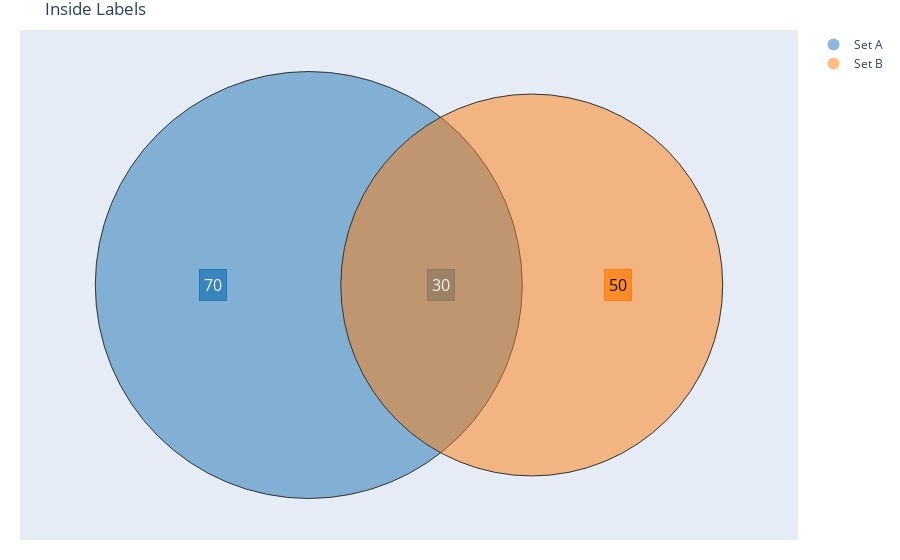
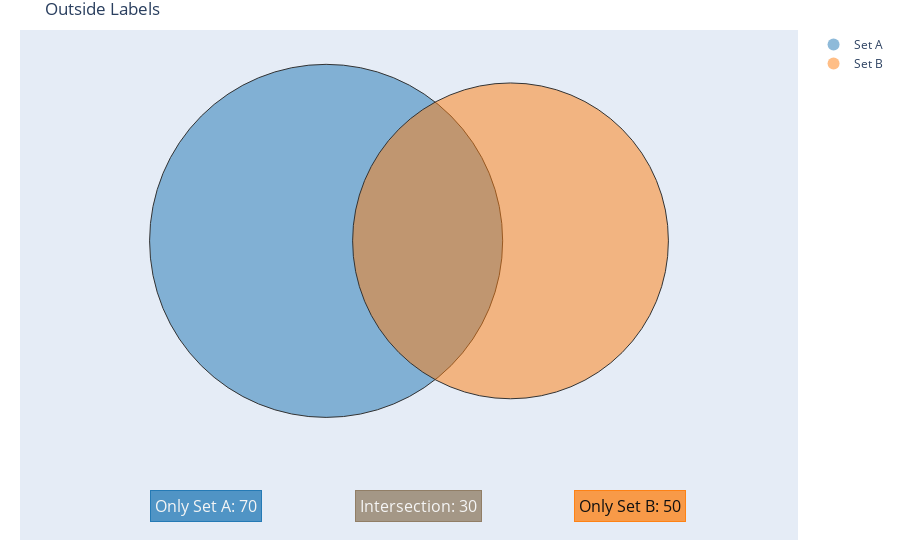
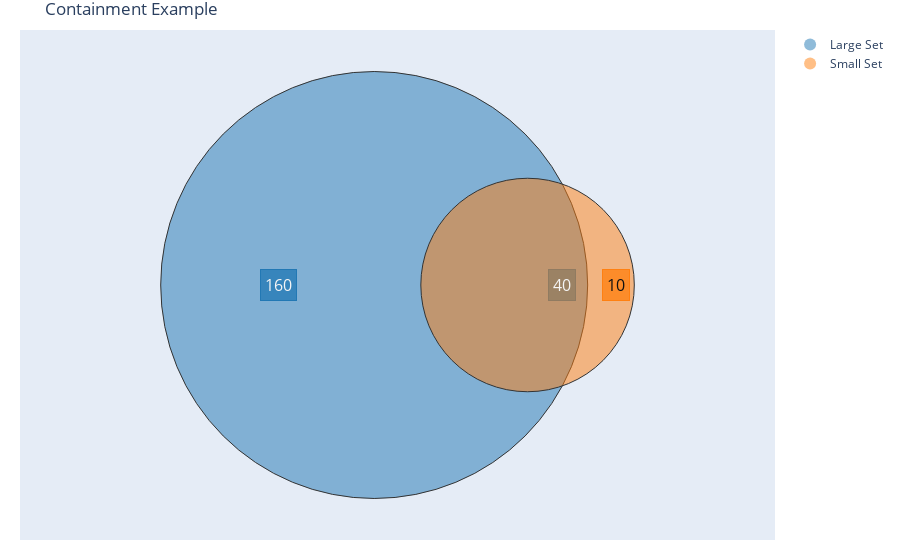

Notebook code for these charts, in order:
### Code cell
# Test different configurations
fig1 = venn(100, 80, 30, labels=("Set A", "Set B"), title="Inside Labels")
fig1.show()

fig2 = venn(100, 80, 30, labels=("Set A", "Set B"), title="Outside Labels", inside=False)
fig2.show()

fig3 = venn(200, 50, 40, labels=("Large Set", "Small Set"), title="Containment Example")
fig3.show()

### Figure 1 — Plotly figure (JSON) as saved in the notebook; plotly's stock layout.template omitted (floating-point values rounded to 4 significant figures)
{"data": [{"marker": {"color": "rgba(31,119,180,0.500)", "size": 12}, "mode": "markers", "name": "Set A", "showlegend": true, "type": "scatter", "x": [null], "y": [null]}, {"marker": {"color": "rgba(255,127,14,0.500)", "size": 12}, "mode": "markers", "name": "Set B", "showlegend": true, "type": "scatter", "x": [null], "y": [null]}], "layout": {"annotations": [{"align": "center", "bgcolor": "rgba(31,119,180,0.750)", "bordercolor": "rgba(31,119,180,0.950)", "borderpad": 4, "borderwidth": 1, "font": {"color": "#f5f5f5", "size": 16}, "name": "only_a", "showarrow": false, "text": "70", "x": -1.75, "xanchor": "center", "y": 0, "yanchor": "middle"}, {"align": "center", "bgcolor": "rgba(143,123,97,0.750)", "bordercolor": "rgba(143,123,97,0.950)", "borderpad": 4, "borderwidth": 1, "font": {"color": "#f5f5f5", "size": 16}, "name": "both", "showarrow": false, "text": "30", "x": 0.1723, "xanchor": "center", "y": 0, "yanchor": "middle"}, {"align": "center", "bgcolor": "rgba(255,127,14,0.750)", "bordercolor": "rgba(255,127,14,0.950)", "borderpad": 4, "borderwidth": 1, "font": {"color": "#111", "size": 16}, "name": "only_b", "showarrow": false, "text": "50", "x": 1.665, "xanchor": "center", "y": 0, "yanchor": "middle"}], "margin": {"b": 20, "l": 20, "r": 20, "t": 30}, "shapes": [{"fillcolor": "rgba(31,119,180,0.500)", "line": {"color": "#333", "width": 1}, "type": "circle", "x0": -2.74, "x1": 0.86, "xref": "x", "y0": -1.8, "y1": 1.8, "yref": "y"}, {"fillcolor": "rgba(255,127,14,0.500)", "line": {"color": "#333", "width": 1}, "type": "circle", "x0": -0.67, "x1": 2.55, "xref": "x", "y0": -1.61, "y1": 1.61, "yref": "y"}], "showlegend": true, "title": {"text": "Inside Labels"}, "xaxis": {"range": [-3.09, 2.9], "visible": false}, "yaxis": {"range": [-2.15, 2.15], "scaleanchor": "x", "scaleratio": 1, "visible": false}}}

### Figure 2 — Plotly figure (JSON) as saved in the notebook; plotly's stock layout.template omitted (floating-point values rounded to 4 significant figures)
{"data": [{"marker": {"color": "rgba(31,119,180,0.500)", "size": 12}, "mode": "markers", "name": "Set A", "showlegend": true, "type": "scatter", "x": [null], "y": [null]}, {"marker": {"color": "rgba(255,127,14,0.500)", "size": 12}, "mode": "markers", "name": "Set B", "showlegend": true, "type": "scatter", "x": [null], "y": [null]}], "layout": {"annotations": [{"align": "center", "bgcolor": "rgba(31,119,180,0.750)", "bordercolor": "rgba(31,119,180,0.950)", "borderpad": 4, "borderwidth": 1, "font": {"color": "#f5f5f5", "size": 16}, "name": "only_a", "showarrow": false, "text": "Only Set A: 70", "x": -2.16, "xanchor": "center", "y": -2.7, "yanchor": "middle"}, {"align": "center", "bgcolor": "rgba(143,123,97,0.750)", "bordercolor": "rgba(143,123,97,0.950)", "borderpad": 4, "borderwidth": 1, "font": {"color": "#f5f5f5", "size": 16}, "name": "both", "showarrow": false, "text": "Intersection: 30", "x": 0, "xanchor": "center", "y": -2.7, "yanchor": "middle"}, {"align": "center", "bgcolor": "rgba(255,127,14,0.750)", "bordercolor": "rgba(255,127,14,0.950)", "borderpad": 4, "borderwidth": 1, "font": {"color": "#111", "size": 16}, "name": "only_b", "showarrow": false, "text": "Only Set B: 50", "x": 2.16, "xanchor": "center", "y": -2.7, "yanchor": "middle"}], "margin": {"b": 20, "l": 20, "r": 20, "t": 30}, "shapes": [{"fillcolor": "rgba(31,119,180,0.500)", "line": {"color": "#333", "width": 1}, "type": "circle", "x0": -2.74, "x1": 0.86, "xref": "x", "y0": -1.8, "y1": 1.8, "yref": "y"}, {"fillcolor": "rgba(255,127,14,0.500)", "line": {"color": "#333", "width": 1}, "type": "circle", "x0": -0.67, "x1": 2.55, "xref": "x", "y0": -1.61, "y1": 1.61, "yref": "y"}], "showlegend": true, "title": {"text": "Outside Labels"}, "xaxis": {"range": [-3.09, 2.9], "visible": false}, "yaxis": {"range": [-3.05, 2.15], "scaleanchor": "x", "scaleratio": 1, "visible": false}}}

### Figure 3 — Plotly figure (JSON) as saved in the notebook; plotly's stock layout.template omitted (floating-point values rounded to 4 significant figures)
{"data": [{"marker": {"color": "rgba(31,119,180,0.500)", "size": 12}, "mode": "markers", "name": "Large Set", "showlegend": true, "type": "scatter", "x": [null], "y": [null]}, {"marker": {"color": "rgba(255,127,14,0.500)", "size": 12}, "mode": "markers", "name": "Small Set", "showlegend": true, "type": "scatter", "x": [null], "y": [null]}], "layout": {"annotations": [{"align": "center", "bgcolor": "rgba(31,119,180,0.750)", "bordercolor": "rgba(31,119,180,0.950)", "borderpad": 4, "borderwidth": 1, "font": {"color": "#f5f5f5", "size": 16}, "name": "only_a", "showarrow": false, "text": "160", "x": -1.457, "xanchor": "center", "y": 0, "yanchor": "middle"}, {"align": "center", "bgcolor": "rgba(143,123,97,0.750)", "bordercolor": "rgba(143,123,97,0.950)", "borderpad": 4, "borderwidth": 1, "font": {"color": "#f5f5f5", "size": 16}, "name": "both", "showarrow": false, "text": "40", "x": 0.9395, "xanchor": "center", "y": 0, "yanchor": "middle"}, {"align": "center", "bgcolor": "rgba(255,127,14,0.750)", "bordercolor": "rgba(255,127,14,0.950)", "borderpad": 4, "borderwidth": 1, "font": {"color": "#111", "size": 16}, "name": "only_b", "showarrow": false, "text": "10", "x": 1.389, "xanchor": "center", "y": 0, "yanchor": "middle"}], "margin": {"b": 20, "l": 20, "r": 20, "t": 30}, "shapes": [{"fillcolor": "rgba(31,119,180,0.500)", "line": {"color": "#333", "width": 1}, "type": "circle", "x0": -2.447, "x1": 1.153, "xref": "x", "y0": -1.8, "y1": 1.8, "yref": "y"}, {"fillcolor": "rgba(255,127,14,0.500)", "line": {"color": "#333", "width": 1}, "type": "circle", "x0": -0.2534, "x1": 1.547, "xref": "x", "y0": -0.9, "y1": 0.9, "yref": "y"}], "showlegend": true, "title": {"text": "Containment Example"}, "xaxis": {"range": [-2.797, 1.897], "visible": false}, "yaxis": {"range": [-2.15, 2.15], "scaleanchor": "x", "scaleratio": 1, "visible": false}}}
